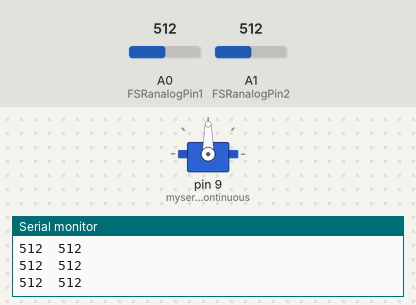
Simulated run of this sketch. Board: Arduino Uno, built with avr-gcc and run on an emulated ATmega328P. On the bench: servo, the last lines printed to the serial monitor. The inputs (shaded band) are chosen by the test bench; at power-on: A1 (FSRanalogPin2) = 512, A0 (FSRanalogPin1) = 512.

Above: at 1.2 s.
1.3 s: A1 (FSRanalogPin2) set to 504
At 2.4 s:
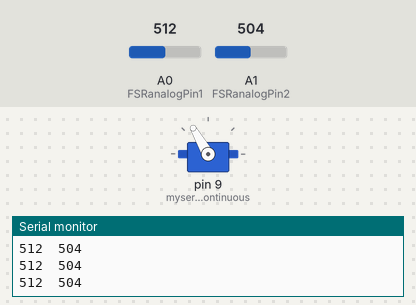
2.8 s: A0 (FSRanalogPin1) set to 494
At 3.9 s:
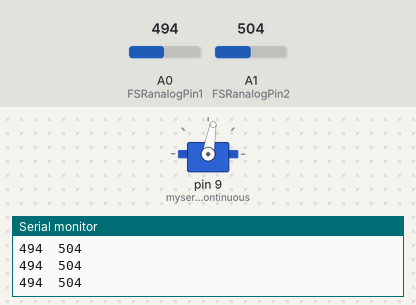
4.3 s: A0 (FSRanalogPin1) set to 510
At 5.4 s:
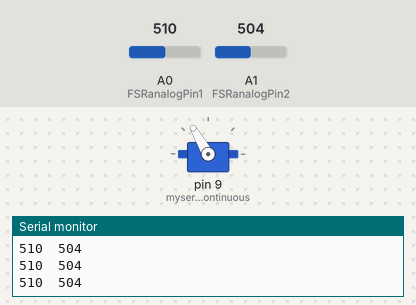
5.8 s: A0 (FSRanalogPin1) set to 490
At 6.9 s:
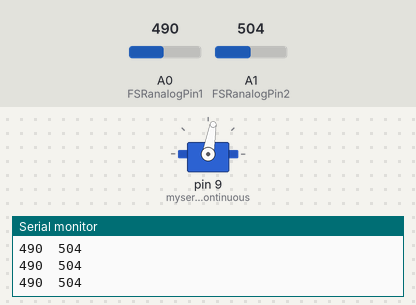
Timing chart, 0 to 8.3 s (numbered marks = the images above; inputs shaded):
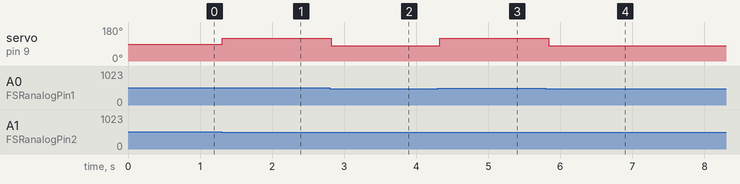

The sketch:

sketch_feb15a.ino
```cpp
#include <Servo.h>

Servo myservoContinuous;  // create servo object to control a servo
                // a maximum of eight servo objects can be created

int FSRanalogPin1=0;
int FSRanalogPin2=1;
int FSRreading1;
int FSRreading2;

int vel=90;

void setup(void){
  Serial.begin(9600);

  myservoContinuous.attach(9);  // attaches the servo on pin 9 to the servo object

}


void loop()
{
  FSRreading1=analogRead(FSRanalogPin1);
  FSRreading2=analogRead(FSRanalogPin2);

  Serial.print(FSRreading1);
  Serial.print('\t');
  Serial.println(FSRreading2);

  if(FSRreading1>FSRreading2 && FSRreading1>500){
    vel=120;
  }
  if(FSRreading2>FSRreading1 && FSRreading2>500){
    vel=80;
  }
  if(FSRreading1<=500 && FSRreading2<=500){
    vel=90;
  }

  myservoContinuous.write(vel);

  delay(100);
}
```

Measured:
- the behaviour switches between 512 and 511 on A1 (FSRanalogPin2) (found by bisection; images 0 and 1)
- the behaviour switches between 504 and 503 on A0 (FSRanalogPin1) (found by bisection; images 1 and 2)
- after the input at 1.3 s, servo on pin 9 (myservoContinuous): 90° → 120° at once
- after the input at 2.8 s, servo on pin 9 (myservoContinuous): 120° → 80° at once
- after the input at 4.3 s, servo on pin 9 (myservoContinuous): 80° → 120° at once
- after the input at 5.8 s, servo on pin 9 (myservoContinuous): 120° → 80° at once
